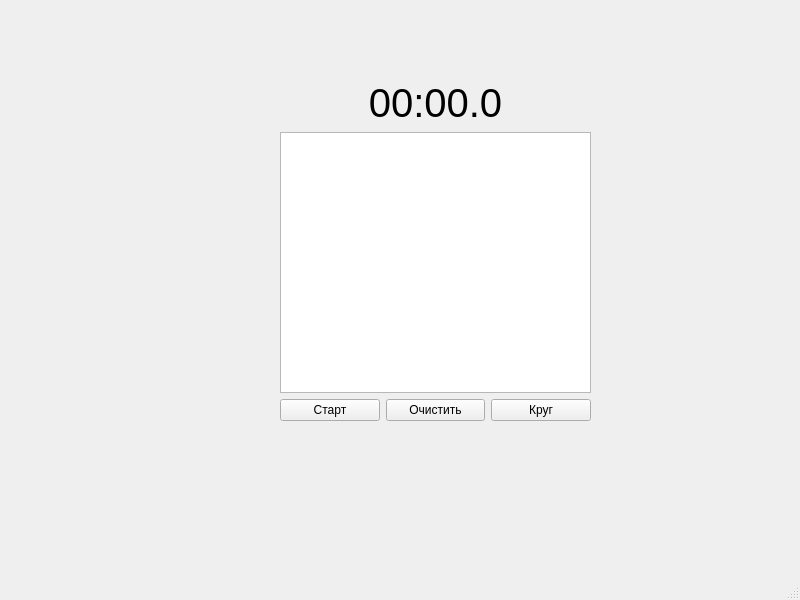
<?xml version="1.0" encoding="UTF-8"?>
<ui version="4.0">
 <class>MainWindow</class>
 <widget class="QMainWindow" name="MainWindow">
  <property name="geometry">
   <rect>
    <x>0</x>
    <y>0</y>
    <width>800</width>
    <height>600</height>
   </rect>
  </property>
  <property name="windowTitle">
   <string>MainWindow</string>
  </property>
  <widget class="QWidget" name="centralwidget">
   <widget class="QWidget" name="">
    <property name="geometry">
     <rect>
      <x>280</x>
      <y>80</y>
      <width>311</width>
      <height>341</height>
     </rect>
    </property>
    <layout class="QGridLayout" name="gridLayout_2">
     <item row="0" column="0" colspan="3">
      <layout class="QGridLayout" name="gridLayout">
       <item row="2" column="1">
        <widget class="QTextBrowser" name="txtBrowser"/>
       </item>
       <item row="1" column="1">
        <widget class="QLabel" name="lblTime">
         <property name="font">
          <font>
           <pointsize>30</pointsize>
           <bold>false</bold>
          </font>
         </property>
         <property name="text">
          <string>00:00.0</string>
         </property>
         <property name="alignment">
          <set>Qt::AlignmentFlag::AlignCenter</set>
         </property>
        </widget>
       </item>
      </layout>
     </item>
     <item row="1" column="0">
      <widget class="QPushButton" name="btnStartStop">
       <property name="text">
        <string>Старт</string>
       </property>
      </widget>
     </item>
     <item row="1" column="1">
      <widget class="QPushButton" name="btnReset">
       <property name="text">
        <string>Очистить</string>
       </property>
      </widget>
     </item>
     <item row="1" column="2">
      <widget class="QPushButton" name="btnLap">
       <property name="text">
        <string>Круг</string>
       </property>
      </widget>
     </item>
    </layout>
   </widget>
  </widget>
  <widget class="QMenuBar" name="menubar">
   <property name="geometry">
    <rect>
     <x>0</x>
     <y>0</y>
     <width>800</width>
     <height>22</height>
    </rect>
   </property>
  </widget>
  <widget class="QStatusBar" name="statusbar"/>
 </widget>
 <resources/>
 <connections/>
</ui>
